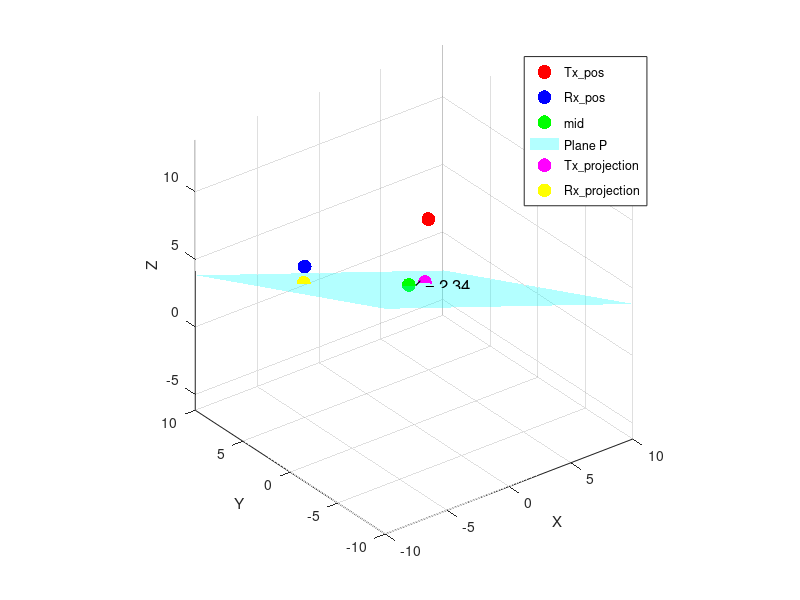

Write the MATLAB code that produced this figure.
% https://zhuanlan.zhihu.com/p/422696920
clc; clear; close all;
Tx_pos = [5 5 5];
Rx_pos = [-5 5 5];
joint1 = [1 2 1];
joint2 = [2 3 4];
mid = 0.5*(joint1 + joint2);
aspect = joint1 - joint2;
% 计算经过mid的垂直于aspect的平面P
% 计算平面P的法向量
normal_vector = aspect / norm(aspect);

% 计算Tx_pos与Rx_pos在上述平面P的投影坐标
Tx_projection = Tx_pos - dot(Tx_pos - mid, normal_vector) * normal_vector;
Rx_projection = Rx_pos - dot(Rx_pos - mid, normal_vector) * normal_vector;

% 计算向量Tx_pos - mid 与向量Rx_pos - mid的夹角在上述平面P上投影的弧度大小
angle_rad = acos(dot(Tx_projection - mid, Rx_projection - mid) / (norm(Tx_projection - mid) * norm(Rx_projection - mid)));

dot(Tx_projection-mid,normal_vector)
dot(normal_vector,Tx_projection)-dot(normal_vector,mid)

%%
scatter3(Tx_pos(1), Tx_pos(2), Tx_pos(3), 100, 'r', 'filled');
hold on;
scatter3(Rx_pos(1), Rx_pos(2), Rx_pos(3), 100, 'b', 'filled');
scatter3(mid(1), mid(2), mid(3), 100, 'g', 'filled');
[x_plane, y_plane] = meshgrid(-10:10, -10:10);
% Ax + By + Cz + D = 0;
A = normal_vector(1); B = normal_vector(2); C = normal_vector(3);
D = - dot(normal_vector,mid);
z_plane = (-A * x_plane - B * y_plane - D) / C;
surf(x_plane, y_plane, z_plane, 'FaceAlpha', 0.3, 'FaceColor', 'c', 'EdgeColor', 'none');
scatter3(Tx_projection(1), Tx_projection(2), Tx_projection(3), 100, 'm', 'filled');
scatter3(Rx_projection(1), Rx_projection(2), Rx_projection(3), 100, 'y', 'filled');
xlabel('X');
ylabel('Y');
zlabel('Z');
legend('Tx\_pos', 'Rx\_pos', 'mid', 'Plane P', 'Tx\_projection', 'Rx\_projection');
text(mid(1), mid(2), mid(3), ['\angle = ', num2str(angle_rad, '%.2f')], 'Color', 'k', 'FontSize', 12);
grid on;
axis equal;
hold off;
